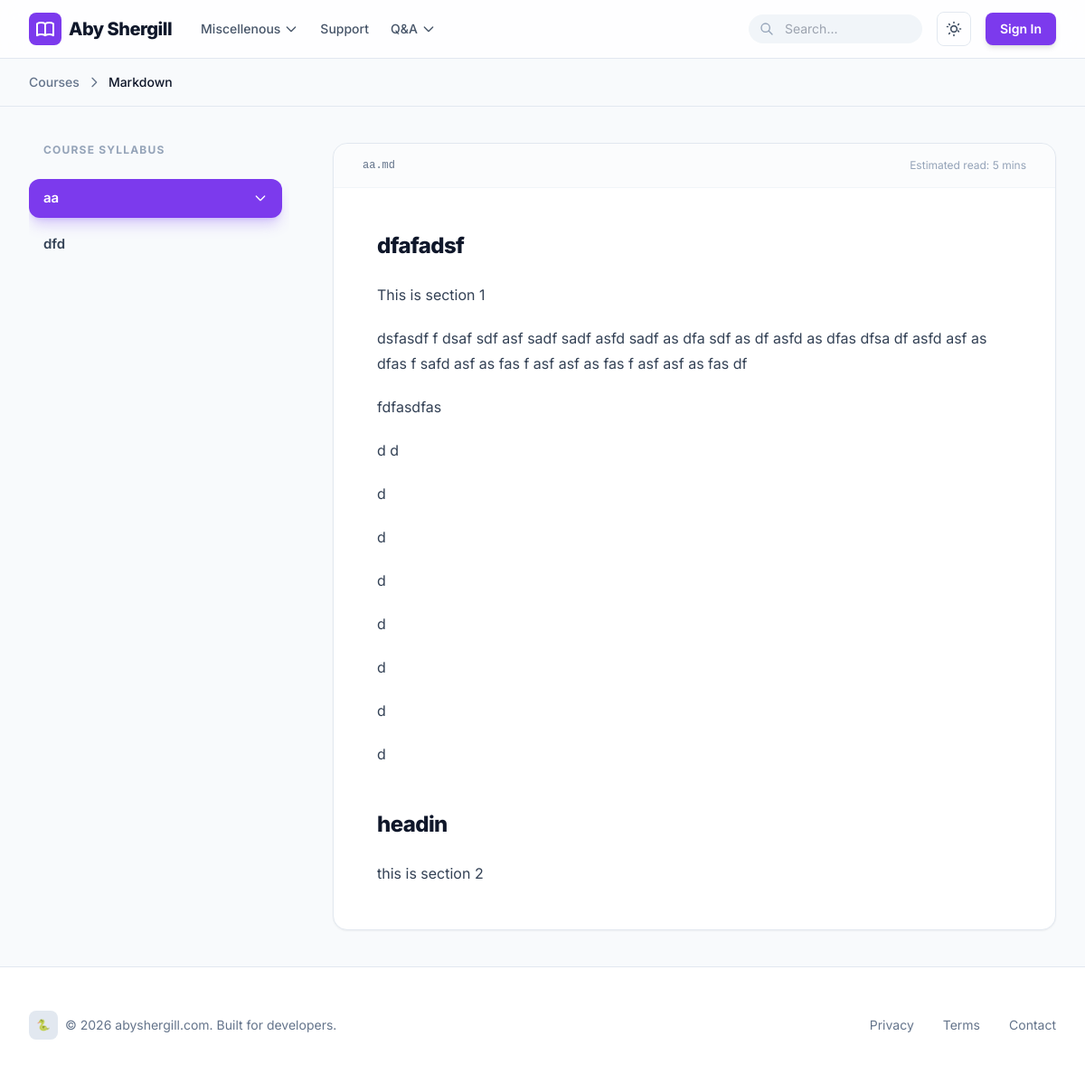
The app's page /course/markdown/ with its own data.
### lectures/models.py (models this page shows, shortened)
class Category(models.Model):
    name = models.CharField(max_length=100)
    order = models.PositiveIntegerField(default=0)
    class Meta:
        verbose_name_plural = "Categories"
        ordering = ['order']

class Subject(models.Model):
    category = models.ForeignKey(Category, related_name='subjects', on_delete=models.SET_NULL, null=True, blank=True)
    title = models.CharField(max_length=200)
    slug = models.SlugField(unique=True, blank=True)
    description = models.TextField()
    icon = models.CharField(max_length=10, default='📚') # Emoji icon

class Chapter(models.Model):
    TOPIC_LEVEL_CHOICES = [
        (2, 'Level 2 (##)'),
        (3, 'Level 3 (###)'),
    ]
    subject = models.ForeignKey(Subject, related_name='chapters', on_delete=models.CASCADE)
    title = models.CharField(max_length=200)
    slug = models.SlugField(blank=True)
    content = models.TextField() # Markdown content
    file_path = models.CharField(max_length=500, blank=True, null=True)
    order = models.PositiveIntegerField(default=0)
    topic_level = models.PositiveSmallIntegerField(choices=TOPIC_LEVEL_CHOICES, default=2)
    updated_at = models.DateTimeField(auto_now=True)
    class Meta:
        ordering = ['order']
        unique_together = ('subject', 'slug')

### lectures/views.py (the view, shortened to what this page needs)
# urls.py: path('course/<slug:subject_slug>/', views.subject_detail, name='subject_detail'),
def subject_detail(request, subject_slug, chapter_slug=None):
    subject = get_object_or_404(Subject, slug=subject_slug)
    chapters = subject.chapters.prefetch_related('topics').all()
    if chapter_slug:
        current_chapter = get_object_or_404(Chapter, subject=subject, slug=chapter_slug)
    else:
        current_chapter = chapters.first()
    content_html = ""
    if current_chapter:
        extensions = [
            'extra',
            'toc',
            'fenced_code',
        ]
        md = markdown.Markdown(extensions=extensions)
        html = md.convert(current_chapter.content)
        allowed_tags = [
            'h1', 'h2', 'h3', 'h4', 'h5', 'h6',
            'p', 'br', 'hr', 'pre', 'code', 'blockquote',
            'ul', 'ol', 'li', 'dl', 'dt', 'dd',
            'em', 'strong', 'b', 'i', 'u', 's', 'del', 'ins',
            'a', 'img', 'table', 'thead', 'tbody', 'tr', 'th', 'td',
            'div', 'span', 'button'
        ]
        allowed_attrs = {
            'a': ['href', 'title', 'target'],
            'img': ['src', 'alt', 'title', 'width', 'height'],
            'code': ['class'],
            'pre': ['class'],
            'div': ['class', 'id'],
            'span': ['class'],
            'button': ['class'],
            '*': ['id'] # For TOC and section links
        }
        content_html = bleach.clean(html, tags=allowed_tags, attributes=allowed_attrs)
        import re
        content_html = re.sub(r'(<pre[^>]*>)', r'<div class="code-container relative group"><button class="copy-code-btn">Copy</button>\1', content_html)
        content_html = content_html.replace('</pre>', '</pre></div>')
    context = {
        'subject': subject,
        'chapters': chapters,
        'current_chapter': current_chapter,
        'content_html': content_html,
    }
    if request.headers.get('HX-Request'):
        return render(request, 'partials/chapter_content.html', context)
    return render(request, 'subject_detail.html', context)

### lectures/context_processors.py (called while the page is built)
def navigation_categories(request):
    return {
        'nav_categories': Category.objects.prefetch_related('subjects').all()
    }

### templates/subject_detail.html (shortened to what this page needs)
{% extends "base.html" %}
{% block content %}
<div class="bg-slate-50 dark:bg-slate-950 border-b border-slate-200 dark:border-slate-800">
    <div class="max-w-7xl mx-auto px-4 sm:px-6 lg:px-8 py-4">
        <nav class="flex text-sm font-medium text-slate-500 gap-2 items-center">
            <a href="/" class="hover:text-primary-600 transition-colors">Courses</a>
            <svg class="w-4 h-4" fill="none" stroke="currentColor" viewBox="0 0 24 24"><path stroke-linecap="round" stroke-linejoin="round" stroke-width="2" d="M9 5l7 7-7 7"></path></svg>
            <span class="text-slate-900 dark:text-white">{{ subject.title }}</span>
        </nav>
    </div>
</div>
<div class="max-w-7xl mx-auto px-4 sm:px-6 lg:px-8 py-10">
    <div class="lg:flex lg:gap-12">
        <aside class="hidden lg:block lg:w-72 flex-shrink-0">
            <div class="sticky top-24 max-h-[calc(100vh-8rem)] flex flex-col">
                <h3 class="text-xs font-bold text-slate-400 uppercase tracking-widest mb-6 px-4">Course Syllabus</h3>
                <nav id="sidebar-nav" class="space-y-2 overflow-y-auto pr-2 custom-scrollbar flex-grow">
                    {% for chapter in chapters %}
                    <div class="chapter-container">
                        <details class="group">
                            <summary class="list-none cursor-pointer outline-none">
                                <div class="chapter-link-wrapper flex items-center justify-between px-4 py-2.5 text-[15px] font-semibold rounded-xl transition-all duration-200
                                   {% if current_chapter.id == chapter.id %}
                                    bg-primary-600 text-white shadow-lg shadow-primary-500/30 active-chapter
                                   {% else %}
                                    text-slate-700 dark:text-slate-300 hover:bg-slate-100 dark:hover:bg-slate-900 hover:text-primary-600
                                   {% endif %}"
                                   hx-get="{% url 'chapter_detail' subject.slug chapter.slug %}"
                                   hx-target="#chapter-content-container"
                                   hx-swap="outerHTML"
                                   hx-push-url="true"
                                   onclick="updateActiveChapter(this)">
                                    <span class="flex-grow mr-2">{{ chapter.title }}</span>
                                    {% if chapter.topics.exists %}
                                    <svg class="w-4 h-4 transform transition-transform duration-200 group-open:rotate-180" fill="none" stroke="currentColor" viewBox="0 0 24 24">
                                        <path stroke-linecap="round" stroke-linejoin="round" stroke-width="2" d="M19 9l-7 7-7-7"></path>
                                    </svg>
                                    {% endif %}
                                </div>
                            </summary>
                        </details>
                    </div>
                    {% endfor %}
                </nav>
            </div>
        </aside>
        <main class="flex-grow min-w-0">
            {% include "partials/chapter_content.html" %}
        </main>
    </div>
</div>
{% endblock %}

### templates/base.html (shortened to what this page needs)
<!DOCTYPE html>
<html lang="en" class="h-full">
<head>
    <script src="https://cdn.tailwindcss.com?plugins=typography"></script>
</head>
<body class="min-h-screen flex flex-col">
    <nav class="sticky top-0 z-50 w-full border-b border-slate-200 dark:border-slate-800 bg-white/80 dark:bg-slate-950/80 backdrop-blur-md">
        <div class="max-w-7xl mx-auto px-4 sm:px-6 lg:px-8">
            <div class="flex justify-between h-16">
                <div class="flex items-center gap-8">
                    <a href="/" class="flex items-center gap-2 group">
                        <div class="p-1.5 bg-primary-600 rounded-lg group-hover:rotate-12 transition-transform">
                        </div>
                        <span class="text-xl font-extrabold tracking-tight text-slate-900 dark:text-white">Aby Shergill</span>
                    </a>
                    <div class="hidden md:flex items-center gap-6">
                        {% for category in nav_categories %}
                        <div class="relative group">
                            <button class="flex items-center gap-1 text-sm font-medium text-slate-600 hover:text-primary-600 dark:text-slate-400 dark:hover:text-primary-400 transition-colors">
                                {{ category.name }}
                                <svg class="w-4 h-4 transition-transform group-hover:rotate-180" fill="none" stroke="currentColor" viewBox="0 0 24 24"><path stroke-linecap="round" stroke-linejoin="round" stroke-width="2" d="M19 9l-7 7-7-7"></path></svg>
                            </button>
                        </div>
                        {% endfor %}
                        <a href="/contact/" class="text-sm font-medium text-slate-600 hover:text-primary-600 dark:text-slate-400 dark:hover:text-primary-400 transition-colors">Support</a>
                        <div class="relative group">
                            <button class="flex items-center gap-1 text-sm font-medium text-slate-600 hover:text-primary-600 dark:text-slate-400 dark:hover:text-primary-400 transition-colors">
                                Q&A
                                <svg class="w-4 h-4 transition-transform group-hover:rotate-180" fill="none" stroke="currentColor" viewBox="0 0 24 24"><path stroke-linecap="round" stroke-linejoin="round" stroke-width="2" d="M19 9l-7 7-7-7"></path></svg>
                            </button>
                        </div>
                    </div>
                </div>
                <div class="flex items-center gap-2 sm:gap-4">
                    <form action="/search/" method="GET" class="hidden sm:flex items-center relative">
                        <input type="text" name="q" placeholder="Search..." class="w-32 lg:w-48 xl:w-60 bg-slate-100 dark:bg-slate-900 border-none rounded-full py-1.5 pl-10 pr-4 text-sm focus:ring-2 focus:ring-primary-500 transition-all">
                        <svg class="w-4 h-4 text-slate-400 absolute left-3" fill="none" stroke="currentColor" viewBox="0 0 24 24"><path stroke-linecap="round" stroke-linejoin="round" stroke-width="2" d="M21 21l-6-6m2-5a7 7 0 11-14 0 7 7 0 0114 0z"></path></svg>
                    </form>
                    <button id="theme-toggle" class="p-2 rounded-lg border border-slate-200 dark:border-slate-800 hover:bg-slate-100 dark:hover:bg-slate-900 transition-colors">
                    </button>
                    {% if user.is_authenticated %}
                    <div class="relative group">
                        <button class="flex items-center gap-2 p-1 pl-3 bg-slate-100 dark:bg-slate-900 border border-slate-200 dark:border-slate-800 rounded-full hover:border-primary-500 transition-all">
                            <span class="text-sm font-bold text-slate-700 dark:text-slate-300">{{ user.username }}</span>
                            <div class="w-8 h-8 bg-primary-600 rounded-full flex items-center justify-center text-white font-bold text-xs">
                                {{ user.username|first|upper }}
                            </div>
                        </button>
                        <div class="absolute right-0 mt-2 w-48 rounded-xl bg-white dark:bg-slate-900 border border-slate-200 dark:border-slate-800 shadow-xl opacity-0 invisible group-hover:opacity-100 group-hover:visible transition-all duration-200 z-50">
                            <div class="p-2">
                                <a href="/logout/" class="block px-4 py-2 text-sm text-red-600 hover:bg-red-50 dark:hover:bg-red-900/20 rounded-lg font-medium">Log out</a>
                            </div>
                        </div>
                    </div>
                    {% else %}
                    <a href="/login/" class="btn btn-primary text-sm whitespace-nowrap">Sign In</a>
                    {% endif %}
                </div>
            </div>
        </div>
    </nav>
    <main class="flex-grow">
        {% block content %}{% endblock %}
    </main>
    <footer class="bg-white dark:bg-slate-950 border-t border-slate-200 dark:border-slate-800 py-12">
        <div class="max-w-7xl mx-auto px-4 sm:px-6 lg:px-8">
            <div class="flex flex-col md:flex-row justify-between items-center gap-8">
                <div class="flex items-center gap-2">
                    <div class="w-8 h-8 bg-slate-200 dark:bg-slate-800 rounded-lg flex items-center justify-center">
                        <span class="text-xs">🐍</span>
                    </div>
                    <p class="text-sm text-slate-500">&copy; <span id="year"></span> abyshergill.com. Built for developers.</p>
                </div>
                <div class="flex gap-8">
                    <button onclick="toggleModal('privacy-modal')" class="text-sm text-slate-500 hover:text-primary-600 transition-colors">Privacy</button>
                    <button onclick="toggleModal('terms-modal')" class="text-sm text-slate-500 hover:text-primary-600 transition-colors">Terms</button>
                    <a href="/contact/" class="text-sm text-slate-500 hover:text-primary-600 transition-colors">Contact</a>
                </div>
            </div>
        </div>
    </footer>
</body>
</html>

### templates/partials/chapter_content.html (shortened to what this page needs)
<div id="chapter-content-container">
    <div class="bg-white dark:bg-slate-900 border border-slate-200 dark:border-slate-800 rounded-2xl shadow-sm overflow-hidden">
        <div class="border-b border-slate-100 dark:border-slate-800 px-4 sm:px-8 py-4 bg-slate-50/50 dark:bg-slate-950/30 flex justify-between items-center">
            <span class="text-[10px] sm:text-xs font-mono text-slate-500 truncate mr-2">{{ current_chapter.title }}.md</span>
            <span class="text-[10px] sm:text-xs text-slate-400 whitespace-nowrap">Estimated read: 5 mins</span>
        </div>
        <article class="p-6 sm:p-12 prose prose-slate dark:prose-invert max-w-none
                        prose-headings:font-extrabold prose-headings:tracking-tight
                        prose-headings:break-words
                        prose-img:rounded-xl">
            {{ content_html|safe }}
        </article>
    </div>
</div>

### records on screen
Category: name "Miscellenous"
Subject: title "Markdown"
Chapter: title "aa"
Chapter: title "dfd"
